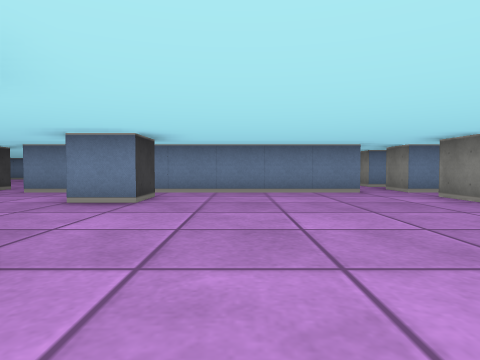
[1] (above)

24 first-person views from a walk through a cub3D maze. The camera is about half as high as the walls, tilts 2° down and sees 75° across. The floor is counted in squares. Each view is taken from the middle of a square. On the plan, view 1 faces up. The plan holds only what a view shows up to about 9 squares ahead; the rest is blank. The place goes on beyond the plan.

[2]
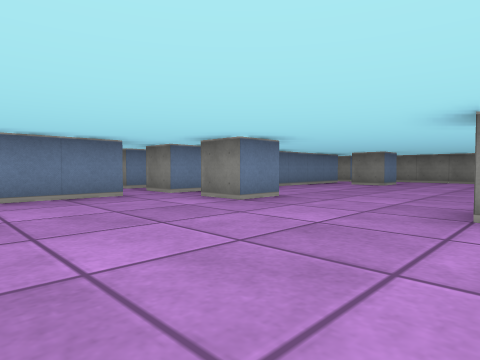

[3]
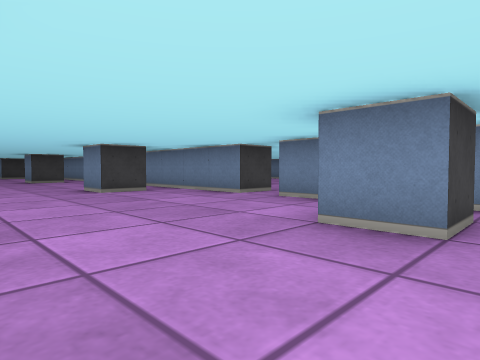

[4]
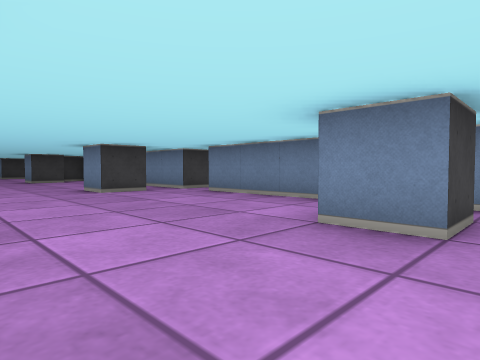

[5]
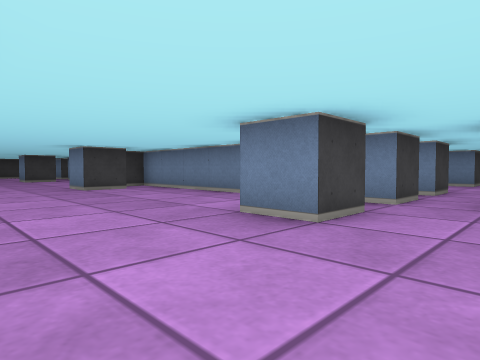

[6]
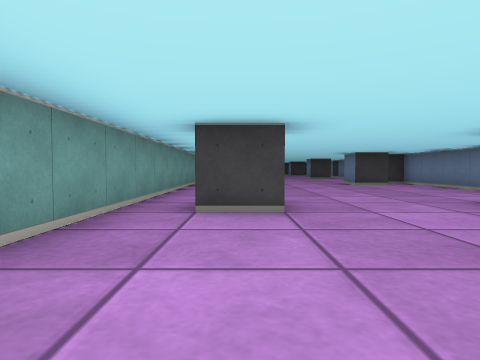

[7]
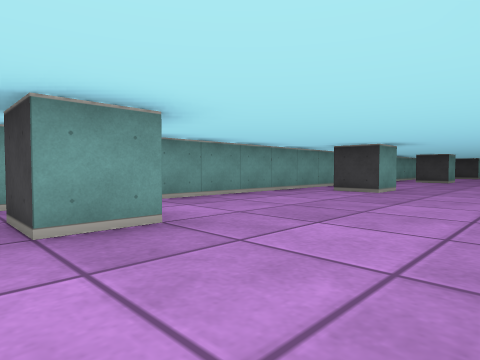

[8]
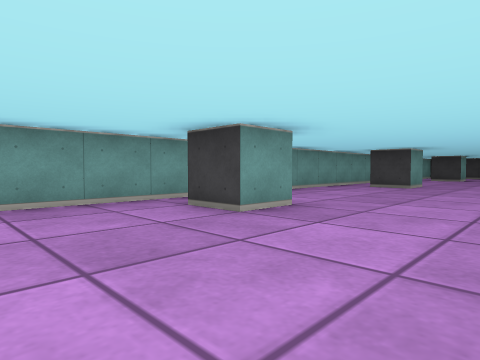

[9]
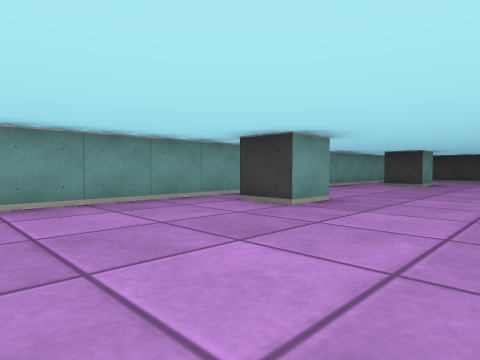

[10]
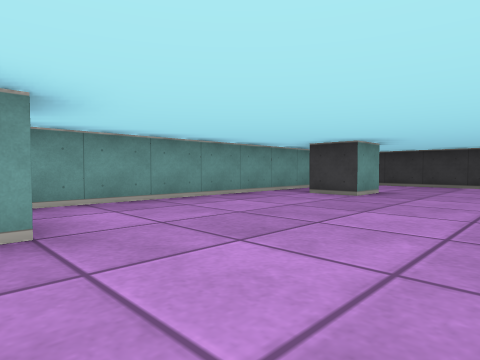

[11]
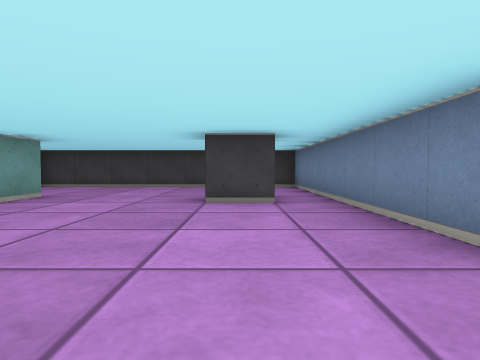

[12]
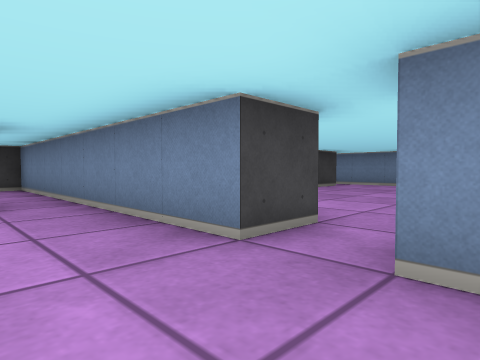

[13]
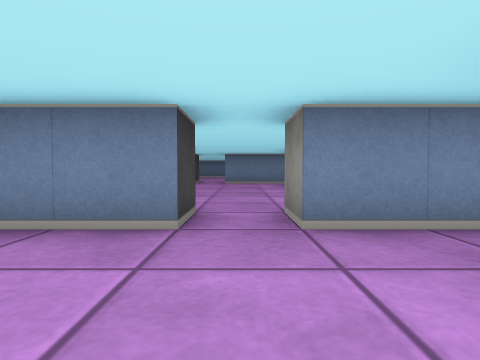

[14]
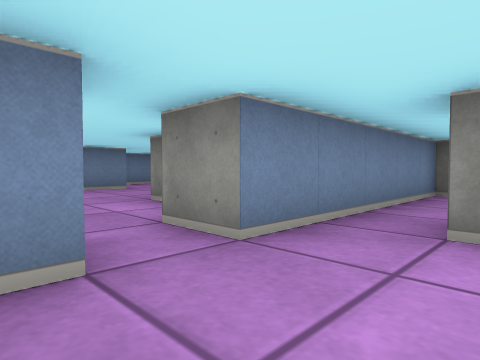

[15]
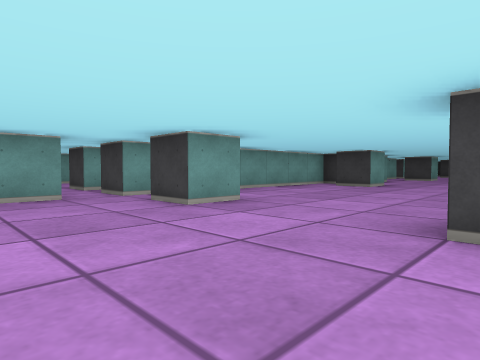

[16]
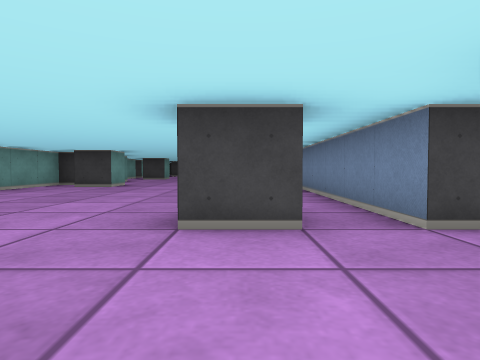

[17]
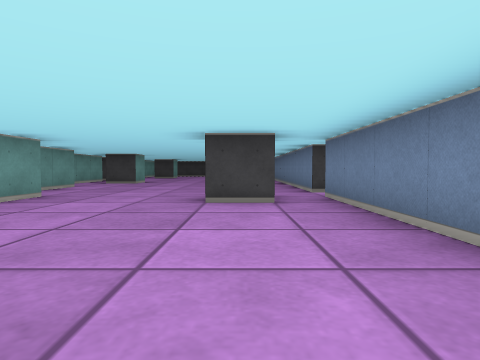

[18]
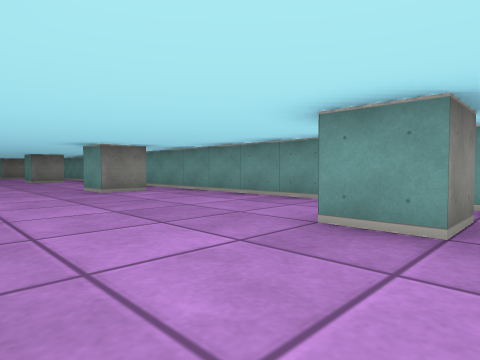

[19]
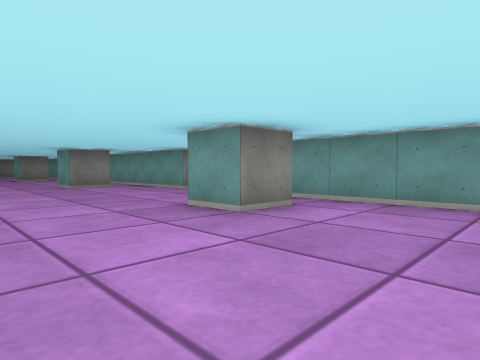

[20]
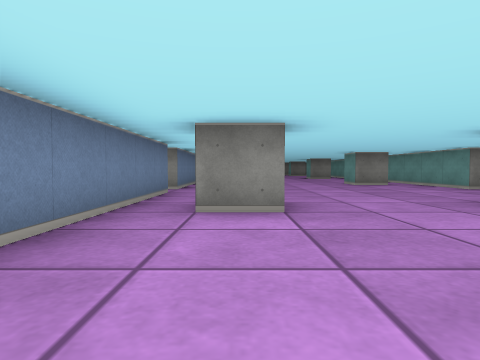

[21]
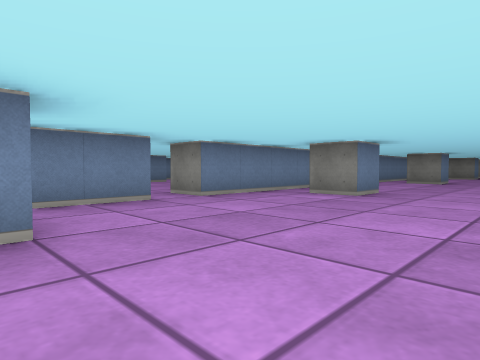

[22]
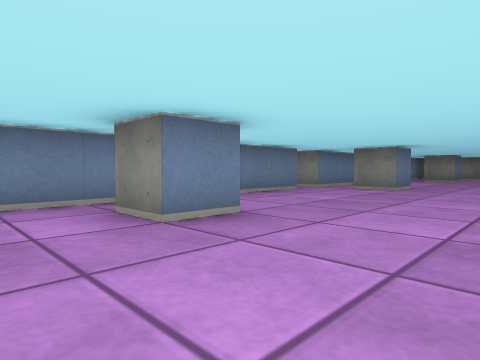

[23]
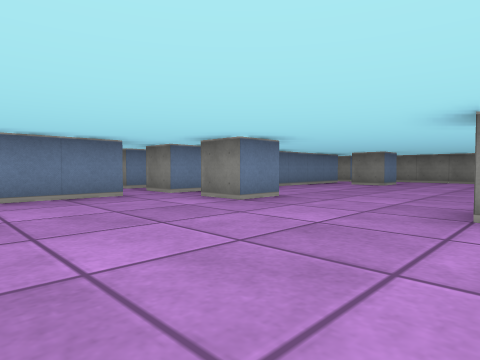

[24]
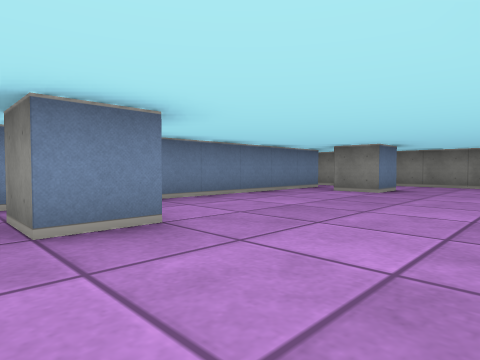

### Floor plan
Key: @ floor where view 1 was taken; # wall or solid block; . floor.
Columns run from 36 left of view 1 to 13 right of it. Each row starts with its distance up from view 1.
 17                                         #
 16                                ..      ..
 15       #     ###.#######.  #####.#######.#######
 14      ..     ....................................
 13     #.....#.    #.....#.....#.....#.....#.....#..#
 12      ............................................#
 11      ...... .....................................#
 10       ..... ..................................
  9       ....# ...##.....#.....#.....# ....#
  8        ...   ###...................    ..
  7 ########.##############.#######.#######.#  #
  6 #.............###........................ ...
  5 #   #.....#   ..#.....#.....#.....#.....#.....
  4 #..............................................
  3 #..............................................
  2 #............................. ...............
  1 #...#.....#.....#.....#....        .....#
  0 #.  ......................          @
 -1    ######################

Positions as (right, up) in squares from view 1, and headings:
1: (0, 0), facing up
2: (0, 1), facing up-right
3: (-1, 2), facing up-left
4: (-7, 2), facing up-left
5: (-12, 2), facing up-left
6: (-10, 1), facing left
7: (-13, 4), facing down-left
8: (-17, 4), facing down-left
9: (-22, 4), facing down-left
10: (-26, 4), facing down-left
11: (-27, 5), facing left
12: (-27, 5), facing up-left
13: (-28, 4), facing up
14: (-29, 5), facing up-right
15: (-11, 13), facing down-left
16: (-11, 13), facing left
17: (-15, 13), facing left
18: (-15, 12), facing down-right
19: (-11, 12), facing down-right
20: (-12, 13), facing right
21: (-8, 10), facing up-right
22: (-4, 10), facing up-right
23: (0, 9), facing up-right
24: (3, 10), facing up-right
